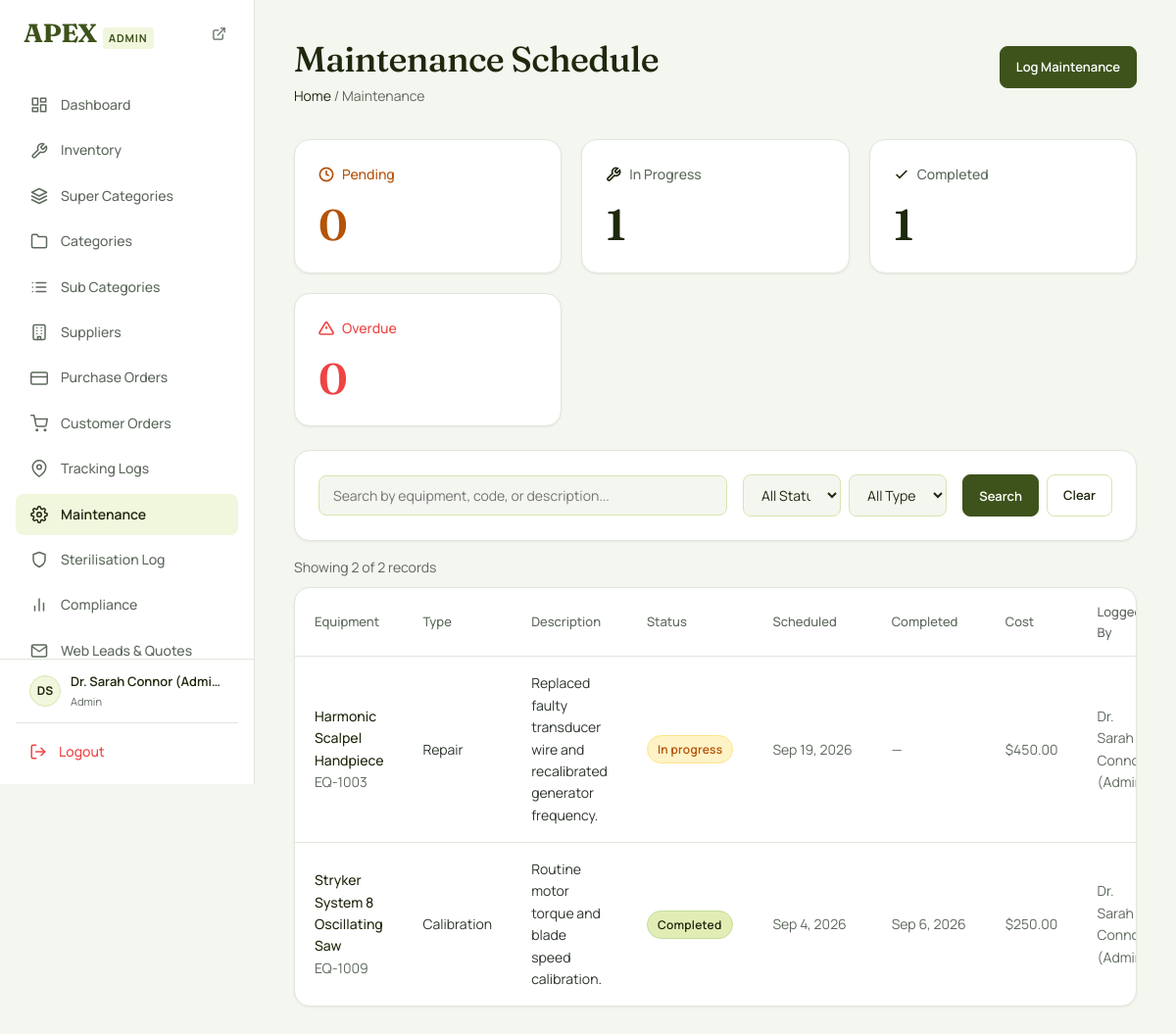
/maintenance/maintenance-schedule.php (signed in), run on the app's committed database.
### tables this page shows
CREATE TABLE `maintenance_records` (
  `id` INT AUTO_INCREMENT PRIMARY KEY,
  `equipment_id` INT NOT NULL,
  `type` ENUM('routine', 'repair', 'calibration', 'inspection') NOT NULL DEFAULT 'routine',
  `status` ENUM('pending', 'in_progress', 'completed', 'cancelled') NOT NULL DEFAULT 'pending',
  `scheduled_date` DATE DEFAULT NULL,
  `completed_date` DATE DEFAULT NULL,
  `performed_by` INT DEFAULT NULL,
  `cost` DECIMAL(10,2) DEFAULT 0.00,
  `description` TEXT DEFAULT NULL,
  `notes` TEXT DEFAULT NULL,
  `created_at` DATETIME DEFAULT CURRENT_TIMESTAMP,
  CONSTRAINT `fk_maint_equipment` FOREIGN KEY (`equipment_id`) REFERENCES `equipment_inventory`(`id`) ON DELETE CASCADE,
  CONSTRAINT `fk_maint_user` FOREIGN KEY (`performed_by`) REFERENCES `users`(`id`) ON DELETE SET NULL
);

CREATE TABLE `equipment_inventory` (
  `id` INT AUTO_INCREMENT PRIMARY KEY,
  `equipment_code` VARCHAR(50) NOT NULL UNIQUE,
  `name` VARCHAR(150) NOT NULL,
  `category` VARCHAR(100) NOT NULL,
  `super_category_id` INT DEFAULT NULL,
  `category_id` INT DEFAULT NULL,
  `sub_category_id` INT DEFAULT NULL,
  `status` ENUM('available', 'in_use', 'under_maintenance', 'sterilising', 'retired') NOT NULL DEFAULT 'available',
  `current_location` VARCHAR(150) DEFAULT 'Main Store',
  `last_sterilised_at` DATETIME DEFAULT NULL,
  `purchase_date` DATE DEFAULT NULL,
  `warranty_expiry` DATE DEFAULT NULL,
  `serial_number` VARCHAR(100) DEFAULT NULL,
  `supplier_id` INT DEFAULT NULL,
  `purchase_id` INT DEFAULT NULL,
  `notes` TEXT DEFAULT NULL,
  `created_at` DATETIME DEFAULT CURRENT_TIMESTAMP,
  `updated_at` DATETIME DEFAULT CURRENT_TIMESTAMP ON UPDATE CURRENT_TIMESTAMP,
  CONSTRAINT `fk_equip_supplier` FOREIGN KEY (`supplier_id`) REFERENCES `suppliers`(`id`) ON DELETE SET NULL,
  CONSTRAINT `fk_equip_purchase` FOREIGN KEY (`purchase_id`) REFERENCES `purchases`(`id`) ON DELETE SET NULL,
  CONSTRAINT `fk_equip_super_cat` FOREIGN KEY (`super_category_id`) REFERENCES `super_categories`(`id`) ON DELETE SET NULL,
  CONSTRAINT `fk_equip_cat` FOREIGN KEY (`category_id`) REFERENCES `categories`(`id`) ON DELETE SET NULL,
  CONSTRAINT `fk_equip_subcat` FOREIGN KEY (`sub_category_id`) REFERENCES `sub_categories`(`id`) ON DELETE SET NULL
);

CREATE TABLE `users` (
  `id` INT AUTO_INCREMENT PRIMARY KEY,
  `username` VARCHAR(50) NOT NULL UNIQUE,
  `password_hash` VARCHAR(255) NOT NULL,
  `full_name` VARCHAR(100) NOT NULL,
  `email` VARCHAR(100) DEFAULT NULL,
  `phone` VARCHAR(30) DEFAULT NULL,
  `organization` VARCHAR(150) DEFAULT NULL,
  `shipping_address` TEXT DEFAULT NULL,
  `city` VARCHAR(100) DEFAULT NULL,
  `pincode` VARCHAR(20) DEFAULT NULL,
  `role` ENUM('admin', 'surgeon', 'nurse', 'sterilisation_tech', 'auditor', 'registered_user', 'customer') NOT NULL DEFAULT 'customer',
  `status` ENUM('active', 'inactive') NOT NULL DEFAULT 'active',
  `created_at` DATETIME DEFAULT CURRENT_TIMESTAMP,
  `updated_at` DATETIME DEFAULT CURRENT_TIMESTAMP ON UPDATE CURRENT_TIMESTAMP
);

### maintenance/maintenance-schedule.php (the view, shortened to what this page needs)
<?php
$page    = max(1, (int) ($_GET['page'] ?? 1));
$perPage = 15;
$offset  = ($page - 1) * $perPage;
$search       = trim($_GET['search'] ?? '');
try {
    $pdo = getDbConnection();
    $where  = [];
    $params = [];
    $whereClause = count($where) > 0 ? 'WHERE ' . implode(' AND ', $where) : '';
    $countSql = "
        SELECT COUNT(*) AS total
        FROM maintenance_records mr
        JOIN equipment_inventory ei ON mr.equipment_id = ei.id
        {$whereClause}
    ";
    $countStmt = $pdo->prepare($countSql);
    $countStmt->execute($params);
    $totalRows  = (int) $countStmt->fetch()['total'];
    $dataSql = "
        SELECT mr.*,
               ei.equipment_code, ei.name AS equipment_name, ei.current_location,
               u.full_name AS performed_by_name
        FROM maintenance_records mr
        JOIN equipment_inventory ei ON mr.equipment_id = ei.id
        LEFT JOIN users u ON mr.performed_by = u.id
        {$whereClause}
        ORDER BY
            CASE mr.status WHEN 'pending' THEN 0 WHEN 'in_progress' THEN 1 ELSE 2 END,
            mr.scheduled_date ASC,
            mr.created_at DESC
        LIMIT :limit OFFSET :offset
    ";
    $dataStmt = $pdo->prepare($dataSql);
    $dataStmt->bindValue(':limit',  $perPage, PDO::PARAM_INT);
    $dataStmt->bindValue(':offset', $offset,  PDO::PARAM_INT);
    $dataStmt->execute();
    $records = $dataStmt->fetchAll();
    $summaryStmt = $pdo->query("
        SELECT
            SUM(status = 'pending')     AS pending_count,
            SUM(status = 'in_progress') AS in_progress_count,
            SUM(status = 'completed')   AS completed_count,
            SUM(status = 'pending' AND scheduled_date IS NOT NULL AND scheduled_date < CURDATE()) AS overdue_count
        FROM maintenance_records
    ");
    $summary = $summaryStmt->fetch();
} catch (PDOException $e) {
    error_log('Maintenance schedule error: ' . $e->getMessage());
    $records    = [];
    $totalRows  = 0;
    $totalPages = 1;
    $summary    = ['pending_count' => 0, 'in_progress_count' => 0, 'completed_count' => 0, 'overdue_count' => 0];
}
require_once __DIR__ . '/../includes/header.php';
require_once __DIR__ . '/../includes/sidebar.php';
?>
<main class="main-content">
    <div class="page-header">
        <div>
            <h1 class="page-title">Maintenance Schedule</h1>
            <p class="page-breadcrumb">
                <a href="/surgical_equipment/dashboard.php">Home</a> / Maintenance
            </p>
        </div>
        <div class="flex gap-2">
            <?php if (in_array($role, ['admin', 'nurse', 'sterilisation_tech'], true)): ?>
                <a href="/surgical_equipment/maintenance/log-maintenance.php" class="btn btn-primary">Log Maintenance</a>
            <?php endif; ?>
        </div>
    </div>
    <div class="card-grid mb-6">
        <div class="stat-card">
            <div class="stat-header">
                <span class="stat-icon" style="color: var(--color-warning-hover);">
                    <svg width="16" height="16" viewBox="0 0 24 24" fill="none" stroke="currentColor" stroke-width="2.5"><circle cx="12" cy="12" r="10"></circle><polyline points="12 6 12 12 16 14"></polyline></svg>
                </span>
                <span style="color: var(--color-warning-hover);">Pending</span>
            </div>
            <div class="stat-value" style="color: var(--color-warning-hover);"><?= (int) ($summary['pending_count'] ?? 0) ?></div>
        </div>
        <div class="stat-card">
            <div class="stat-header">
                <span class="stat-icon">
                    <svg width="16" height="16" viewBox="0 0 24 24" fill="none" stroke="currentColor" stroke-width="2.5"><path d="M14.7 6.3a1 1 0 0 0 0 1.4l1.6 1.6a1 1 0 0 0 1.4 0l3.77-3.77a6 6 0 0 1-7.94 7.94l-6.91 6.91a2.12 2.12 0 0 1-3-3l6.91-6.91a6 6 0 0 1 7.94-7.94l-3.76 3.76z"></path></svg>
                </span>
                <span>In Progress</span>
            </div>
            <div class="stat-value"><?= (int) ($summary['in_progress_count'] ?? 0) ?></div>
        </div>
        <div class="stat-card">
            <div class="stat-header">
                <span class="stat-icon">
                    <svg width="16" height="16" viewBox="0 0 24 24" fill="none" stroke="currentColor" stroke-width="2.5"><polyline points="20 6 9 17 4 12"></polyline></svg>
                </span>
                <span>Completed</span>
            </div>
            <div class="stat-value"><?= (int) ($summary['completed_count'] ?? 0) ?></div>
        </div>
        <div class="stat-card">
            <div class="stat-header">
                <span class="stat-icon" style="color: var(--color-danger);">
                    <svg width="16" height="16" viewBox="0 0 24 24" fill="none" stroke="currentColor" stroke-width="2.5"><path d="M10.29 3.86L1.82 18a2 2 0 0 0 1.71 3h16.94a2 2 0 0 0 1.71-3L13.71 3.86a2 2 0 0 0-3.42 0z"></path><line x1="12" y1="9" x2="12" y2="13"></line><line x1="12" y1="17" x2="12.01" y2="17"></line></svg>
                </span>
                <span style="color: var(--color-danger);">Overdue</span>
            </div>
            <div class="stat-value" style="color: var(--color-danger);"><?= (int) ($summary['overdue_count'] ?? 0) ?></div>
        </div>
    </div>
    <div class="card mb-4">
        <form method="get" action="/surgical_equipment/maintenance/maintenance-schedule.php" class="flex flex-between gap-4" style="flex-wrap: wrap;">
            <div class="flex gap-2" style="flex: 2; min-width: 200px;">
                <input type="text" name="search" class="form-control"
                       placeholder="Search by equipment, code, or description..."
                       value="<?= htmlspecialchars($search, ENT_QUOTES, 'UTF-8') ?>">
            </div>
            <div class="flex gap-2" style="flex: 1; min-width: 150px;">
                <select name="status" class="form-control">
                    <option value="">All Statuses</option>
                </select>
                <select name="type" class="form-control">
                    <option value="">All Types</option>
                </select>
            </div>
            <div class="flex gap-2">
                <button type="submit" class="btn btn-primary">Search</button>
                <a href="/surgical_equipment/maintenance/maintenance-schedule.php" class="btn btn-secondary">Clear</a>
            </div>
        </form>
    </div>
    <div class="flex flex-between mb-2">
        <span class="text-muted" style="font-size: var(--font-size-sm);">
            Showing <?= count($records) ?> of <?= number_format($totalRows) ?> records
        </span>
    </div>
    <div class="card" style="padding: 0; overflow: hidden;">
        <div class="table-container">
            <table>
                <thead>
                    <tr>
                        <th>Equipment</th>
                        <th>Type</th>
                        <th>Description</th>
                        <th>Status</th>
                        <th>Scheduled</th>
                        <th>Completed</th>
                        <th>Cost</th>
                        <th>Logged By</th>
                    </tr>
                </thead>
                <tbody>
                    <?php if (count($records) > 0): ?>
                        <?php foreach ($records as $rec): ?>
                            <?php
                                $desc = $rec['description'] ?? '';
                            ?>
                            <tr>
                                <td>
                                    <a href="/surgical_equipment/equipment/equipment-details.php?id=<?= (int) ($rec['equipment_id'] ?? 0) ?>" style="font-weight: 500;">
                                        <?= htmlspecialchars($rec['equipment_name'] ?? '—', ENT_QUOTES, 'UTF-8') ?>
                                    </a>
                                    <br><span class="text-muted" style="font-size: var(--font-size-xs);">
                                        <?= htmlspecialchars($rec['equipment_code'] ?? '—', ENT_QUOTES, 'UTF-8') ?>
                                    </span>
                                </td>
                                <td><?= htmlspecialchars(ucfirst(str_replace('_', ' ', $rec['type'] ?? '')), ENT_QUOTES, 'UTF-8') ?></td>
                                <td style="max-width: 240px;">
                                    <?= htmlspecialchars(substr($desc, 0, 80), ENT_QUOTES, 'UTF-8') ?><?= strlen($desc) > 80 ? '...' : '' ?>
                                </td>
                                <td>
                                    <span class="status-badge status-<?= htmlspecialchars($rec['status'] ?? 'pending', ENT_QUOTES, 'UTF-8') ?>">
                                        <?= htmlspecialchars(ucfirst(str_replace('_', ' ', $rec['status'] ?? 'pending')), ENT_QUOTES, 'UTF-8') ?>
                                    </span>
                                </td>
                                <td class="text-muted" style="font-size: var(--font-size-xs); white-space: nowrap;">
                                    <?= !empty($rec['scheduled_date']) ? date('M j, Y', strtotime($rec['scheduled_date'])) : '—' ?>
                                </td>
                                <td class="text-muted" style="font-size: var(--font-size-xs); white-space: nowrap;">
                                    <?= !empty($rec['completed_date']) ? date('M j, Y', strtotime($rec['completed_date'])) : '—' ?>
                                </td>
                                <td class="text-muted" style="font-size: var(--font-size-xs);">
                                    <?= $rec['cost'] !== null ? '$' . number_format((float) $rec['cost'], 2) : '—' ?>
                                </td>
                                <td class="text-muted" style="font-size: var(--font-size-xs);">
                                    <?= htmlspecialchars($rec['performed_by_name'] ?? '—', ENT_QUOTES, 'UTF-8') ?>
                                </td>
                            </tr>
                        <?php endforeach; ?>
                    <?php endif; ?>
                </tbody>
            </table>
        </div>
    </div>
</main>
<?php require_once __DIR__ . '/../includes/footer.php'; ?>

### data on the page
maintenance_records: equipment.name "Harmonic Scalpel Handpiece", equipment.equipment_code "EQ-1003", type "Repair", description "Replaced faulty transducer wire and recalibrated generator frequency.", status "In progress", scheduled_date "Sep 19, 2026", cost "450.00", performed_by.full_name "Dr. Sarah…"
maintenance_records: equipment.name "Stryker System 8 Oscillating Saw", equipment.equipment_code "EQ-1009", type "Calibration", description "Routine motor torque and blade speed calibration.", status "Completed", scheduled_date "Sep 4, 2026", completed_date "Sep 6, 2026", cost "250.00", performed_by.full_name "Dr. Sarah…"

### other printed values
$menuItem['label'] "Dashboard"
$menuItem['label'] "Inventory"
$menuItem['label'] "Super Categories"
$menuItem['label'] "Categories"
$menuItem['label'] "Sub Categories"
$menuItem['label'] "Suppliers"
$menuItem['label'] "Purchase Orders"
$menuItem['label'] "Customer Orders"
$menuItem['label'] "Tracking Logs"
$menuItem['label'] "Maintenance"
$menuItem['label'] "Sterilisation Log"
$menuItem['label'] "Compliance"
$menuItem['label'] "Web Leads & Quotes"
$initials "DS"
$fullName "Dr. Sarah Connor (Admin)"
